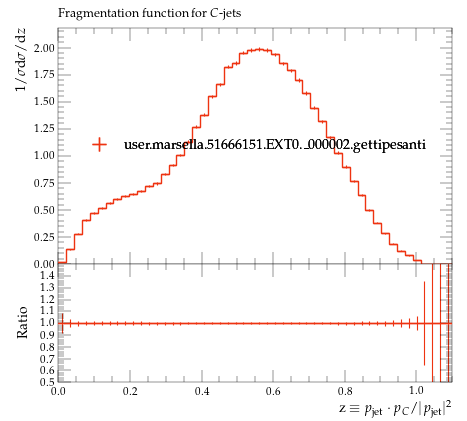

This figure's Python source:
#! /usr/bin/env python

# This Python script was auto-generated using YODA v2.0.2.
# Analysis object: /MC_HFDECAYS/frag_C_jet
# Timestamp: 24-07-2026 (16:40:06)

import matplotlib as mpl
import matplotlib.pyplot as plt
mpl.use('Agg') # comment out for interactive use
import os
import numpy as np

plotDir = os.path.split(os.path.realpath(__file__))[0]
if 'YODA_USER_PLOT_PATH' in globals():
    plot_outdir = globals()['YODA_USER_PLOT_PATH']
else:
    plot_outdir = plotDir

#plot style
plt.style.use(os.path.join(plotDir, '../default.mplstyle'))
# plot metadata
figW, figH = plt.rcParams['figure.figsize']
ax_xLabel = r'z $\equiv$ $p_\mathrm{jet}\cdot p_C/|p_\mathrm{jet}|^2$'
ax_yLabel = r'$1/\sigma \mathrm{d}\sigma/\mathrm{d}z$'
ax_title  = r'Fragmentation function for $C$-jets'
ax_xScale = 'linear'
ax_yScale = 'linear'
xLims = (0.0, 1.1)
yLims = (0.0, 2.1821283000000005)

# TeX-friendly labels for the legend
labels = {
    'legend' : ([ r"user.marsella.51666151.EXT0.\_000002.gettipesanti" ], r""),
}

# Adjust canvas width and height
canvasW = 10.0
canvasH = 9.0
figW *= canvasW/10.
figH *= canvasH/9.

# Create figure and axis objects
fig, (ax, ratio0_ax) = plt.subplots(2, 1, sharex=True,
                  figsize=(figW,figH), gridspec_kw={'height_ratios': (6.0, 3.0)})

# Set figure margins
plt.subplots_adjust(
    left   = 1.0 * plt.rcParams['figure.subplot.left'],
    right  = 1.0 * plt.rcParams['figure.subplot.right'],
    top    = 1.0 * plt.rcParams['figure.subplot.top'],
    bottom = 1.0 * plt.rcParams['figure.subplot.bottom'])

ratio0_ax.yaxis.set_major_locator(mpl.ticker.MultipleLocator(0.1))
ratio0_ax.set_ylim(0.5, 1.4999)
ratio0_ax.set_ylabel('Ratio')

# the numerical data is stored in a separate file
dataf = dict()
prefix = os.path.split(__file__)[0]
if prefix:    prefix = prefix + '/'
exec(open(prefix+'frag_C_jet__data.py').read(), dataf)


legend_handles = dict() # keep track of handles for the legend

# style options for curves
# starts at zorder>=5 to draw curve on top of legend
styles = {
  'user.marsella.51666151.EXT0._000002.gettipesanti.yoda.gz': {
    'color' : '#EE3311',
    'linestyle' : '-',
    'linewidth' : 1,
    'marker' : 'none',
    'markersize' : 2,
    'capsize' : 0.0,
    'zorder' : 5,
    'histstyle' : 1,
    'drawstyle' : 'steps-pre',
    'xerrorbars' : 1,
    'yerrorbars' : 1,
    'fillcolor' : None,
    'fillopacity' : 1.0,
    'ratio0_linestyle' : '-',
    'ratio0_linewidth' : 1,
    'ratio0_marker' : 'none',
    'ratio0_markersize' : 2,
    'ratio0_capsize' : 0.0,
    'ratio0_zorder' : 5,
    'ratio0_histstyle' : 1,
    'ratio0_drawstyle' : 'steps-pre',
    'ratio0_xerrorbars' : 1,
    'ratio0_yerrorbars' : 1,
  },
}

# curve from input yoda files in main panel
for label, yvals in dataf['yvals'].items():
    if all(np.isnan(v) for v in dataf['yvals'][label]):
        continue
    tmp = None
    if styles[label]['histstyle']: # draw as histogram
        xpos = dataf['xedges'][label] if styles[label]['drawstyle'] else dataf['xpoints'][label]
        ypos = np.insert(yvals, 0, yvals[0]) if styles[label]['drawstyle'] else yvals
        if styles[label]['fillcolor']: # fill area below curve
            ax.fill_between(xpos, ypos, step='pre',
                            color=styles[label]['fillcolor'],
                            alpha=styles[label]['fillopacity'])
        tmp, = ax.plot(xpos, ypos,
                       color=styles[label]['color'],
                       linestyle=styles[label]['linestyle'],
                       linewidth=styles[label]['linewidth'],
                       drawstyle=styles[label]['drawstyle'], solid_joinstyle='miter',
                       zorder=styles[label]['zorder'], label=label)
    tmp = ax.errorbar(dataf['xpoints'][label], yvals,
                      xerr=np.array(dataf['xerrs'][label])*styles[label]['xerrorbars'],
                      yerr=np.array(dataf['yerrs'][label])*styles[label]['yerrorbars'],
                      fmt=styles[label]['marker'], capsize=styles[label]['capsize'],
                      markersize=styles[label]['markersize'],
                      ecolor=styles[label]['color'],
                      color=styles[label]['color'], zorder=styles[label]['zorder'])
    tmp[-1][0].set_linestyle(styles[label]['linestyle'])
    tmp[-1][0].set_linewidth(styles[label]['linewidth'])
    if label in dataf['add_legend_handle']:  legend_handles[label] = tmp
    for varLabel in dataf['variation_yvals'].keys():
        if varLabel.startswith(label):
            tmp, = ax.plot(dataf['xedges'][label], dataf['variation_yvals'][varLabel],
                           color=styles[label]['color'],
                           linestyle=styles[label]['linestyle'],
                           linewidth=styles[label]['linewidth'],
                           drawstyle='steps-pre', solid_joinstyle='miter',
                           zorder=styles[label]['zorder'], alpha=0.5)


# plots on ratio panel
# curve from input yoda files in ratio panel
for label, yvals in dataf['ratio0_yvals'].items():
    if all(np.isnan(v) for v in yvals):
        continue
    if styles[label]['ratio0_histstyle']: # plot as histogram
        xpos = dataf['xedges']['user.marsella.51666151.EXT0._000002.gettipesanti.yoda.gz'] if styles[label]['ratio0_drawstyle'] else dataf['xpoints']['user.marsella.51666151.EXT0._000002.gettipesanti.yoda.gz']
        ypos = np.insert(yvals, 0, yvals[0]) if styles[label]['ratio0_drawstyle'] else yvals
        ratio0_ax.plot(xpos, ypos,
                       color=styles[label]['color'],
                       linewidth=styles[label]['linewidth'],
                       linestyle=styles[label]['ratio0_linestyle'],
                       drawstyle=styles[label]['ratio0_drawstyle'], zorder=styles[label]['zorder'],
                       solid_joinstyle='miter')
    tmp = ratio0_ax.errorbar(dataf['xpoints']['user.marsella.51666151.EXT0._000002.gettipesanti.yoda.gz'], yvals,
                             xerr=np.array(dataf['ref_xerrs'])*styles[label]['ratio0_xerrorbars'],
                             yerr=np.array(dataf['ratio0_yerrs'][label])*styles[label]['ratio0_yerrorbars'],
                             fmt=styles[label]['ratio0_marker'], capsize=styles[label]['ratio0_capsize'],
                             markersize=styles[label]['ratio0_markersize'],
                             ecolor=styles[label]['color'],
                             color=styles[label]['color'])
    tmp[-1][0].set_linestyle(styles[label]['ratio0_linestyle'])
    tmp[-1][0].set_linewidth(styles[label]['ratio0_linewidth'])

    for varlabel in dataf['ratio0_variation_vals'].keys():
        if varlabel.startswith(label):
            ratio0_ax.plot(dataf['xedges']['user.marsella.51666151.EXT0._000002.gettipesanti.yoda.gz'],
                            dataf['ratio0_variation_vals'][varlabel],
                            color=styles[label]['color'],
                            linestyle=styles[label]['linestyle'],
                            linewidth=styles[label]['linewidth'],
                            drawstyle='steps-pre', solid_joinstyle='miter',
                            zorder=1, alpha=0.5)

legend_items = list(legend_handles.values())
ax.add_artist(ax.legend(legend_items,
                        labels['legend'][0],
                        title=labels['legend'][1],
                        alignment='left',
                        loc='center',
                        bbox_to_anchor=(0.5, 0.5)))

# set plot metadata as defined above
ratio0_ax.set_xlabel(ax_xLabel)
ratio0_ax.xaxis.set_label_coords(1., -0.15)
ax.set_ylabel(ax_yLabel, ha='right', va='top')
ax.yaxis.set_label_coords(-0.11, 1.0)
ax.set_title(ax_title, loc='left')
ax.set_xscale(ax_xScale)
ax.set_yscale(ax_yScale)
ax.set_xlim(xLims)
ax.set_ylim(yLims)

# tick formatting
plt.rcParams['xtick.top'] = True
plt.rcParams['ytick.right'] = True
fig.align_ylabels((ax, ratio0_ax))
plt.savefig(os.path.join(plot_outdir, 'frag_C_jet.pdf'), format='PDF')
plt.savefig(os.path.join(plot_outdir, 'frag_C_jet.png'), format='PNG')

plt.close(fig)
